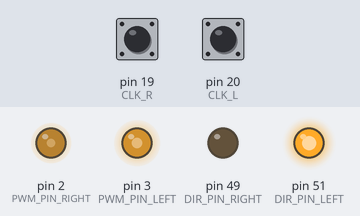
This sketch was run on a simulated Arduino Mega 2560, built with avr-gcc and run on an emulated ATmega2560. Shown: output pins drawn as LEDs (lit = HIGH). The test bench sets the inputs (shaded band); at power-on: pin 19 (CLK_R) HIGH, pin 20 (CLK_L) HIGH.

Above: at 0.1 s.
Timing chart, 0 to 1.6 s (numbered marks = the images above):
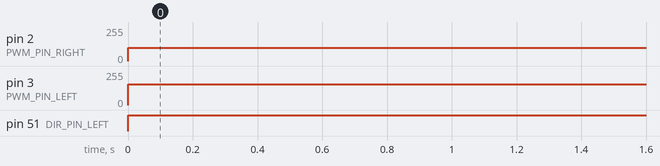

The sketch:

turning.ino
```cpp
#define DIR_PIN_RIGHT 49
#define PWM_PIN_RIGHT 2

#define DIR_PIN_LEFT 51
#define PWM_PIN_LEFT 3

// Входы поворотного энкодера
#define CLK_R 19
#define DT_R 18
#define CLK_L 20
#define DT_L 21

int counter_R = 0;
int currentStateCLK_R;
int lastStateCLK_R;

int counter_L = 0;
int currentStateCLK_L;
int lastStateCLK_L;

//переменная состояния
String state;
//текущее состояние
int target_R;
//целевое состояние
int target_L;

void setup() {
  // Устанавливаем пины на выход
  pinMode(DIR_PIN_RIGHT, OUTPUT);
  pinMode(DIR_PIN_LEFT, OUTPUT);

  // Устанавливаем контакты энкодера как входы
  pinMode(CLK_R, INPUT_PULLUP);
  pinMode(DT_R, INPUT_PULLUP);
  pinMode(CLK_L, INPUT_PULLUP);
  pinMode(DT_L, INPUT_PULLUP);

  // Считываем начальное состояние CLK
  lastStateCLK_R = digitalRead(CLK_R);
  lastStateCLK_L = digitalRead(CLK_L);

  // Вызов updateEncoder () при обнаружении любого изменения максимума/минимума при прерывании 0 (вывод 2) или прерывании 1 (вывод 3)
  attachInterrupt(4, updateEncoder_R, CHANGE);//19
  attachInterrupt(3, updateEncoder_L, CHANGE);//20

  //функция для поворота робота на заданный угол
  turn(180);
}

void loop() {
  //состояние при котором осуществляется поворот на право
  if (state == "turnRight") {
    rightEngineDriver(100);
    leftEngineDriver(-100);
    //если текущее состояние больше, целевого, то выполняется состояние остановки
    if (counter_R >= target_R && counter_L <= target_L) {
      state = "stop";
    }
  }
  //состояние при котором осуществляется поворот на лево
  if (state == "turnLeft") {
    rightEngineDriver(-100);
    leftEngineDriver(100);
    //если текущее состояние меньше, целевого, то выполняется состояние остановки
    if (counter_R <= target_R && counter_L >= target_L) {
      state = "stop";
    }
  }
  //состояние остановки
  if (state == "stop") {
    rightEngineDriver(0);
    leftEngineDriver(0);
  }
}

void turn (int angle) {
  //записываем состояние робота при повороте на право, лево
  if (angle > 0) {
    state = "turnRight";
  } else {
    state = "turnLeft";
  }
  //записываем целевое состояние ((ширина колеи * п) / 360 * 18 = 4) (18 дискрет = 1 см)
  target_R = counter_R + (angle * 4.1);
  target_L = counter_L - (angle * 4.1);
}

void updateEncoder_R() {
  // Считываем текущее состояние CLK_R
  currentStateCLK_R = digitalRead(CLK_R);
  // Если последнее и текущее состояние CLK_R различаются, то произошел импульс.
  // Реагируем только на одно изменение состояния, чтобы избежать двойного счета
  if (currentStateCLK_R != lastStateCLK_R  && currentStateCLK_R == 1) {
    // Если состояние DT_R отличается от состояния CLK_R, то
    // энкодер вращается против часовой стрелки, поэтому уменьшаем
    if (digitalRead(DT_R) != currentStateCLK_R) {
      counter_R --;
    } else {
      // Энкодер вращается по часовой стрелке, поэтому увеличиваем
      counter_R ++;
    }
  }
  // Запоминаем последнее состояние CLK_L
  lastStateCLK_R = currentStateCLK_R;
}

void updateEncoder_L() {
  // Считываем текущее состояние CLK
  currentStateCLK_L = digitalRead(CLK_L);
  // Если последнее и текущее состояние CLK различаются, то произошел импульс.
  // Реагируем только на одно изменение состояния, чтобы избежать двойного счета
  if (currentStateCLK_L != lastStateCLK_L  && currentStateCLK_L == 1) {
    // Если состояние DT отличается от состояния CLK, то
    // энкодер вращается против часовой стрелки, поэтому уменьшаем
    if (digitalRead(DT_L) != currentStateCLK_L) {
      counter_L --;
    } else {
      // Энкодер вращается по часовой стрелке, поэтому увеличиваем
      counter_L ++;
    }
  }
  // Запоминаем последнее состояние CLK
  lastStateCLK_L = currentStateCLK_L;
}

void rightEngineDriver(int a) {
  if (a >= 0) {
    digitalWrite(DIR_PIN_RIGHT, LOW);
    analogWrite(PWM_PIN_RIGHT, a);
  } else if (a < 0) {
    digitalWrite(DIR_PIN_RIGHT, HIGH);
    analogWrite(PWM_PIN_RIGHT, 255 + a);
  }
}

void leftEngineDriver(int a) {
  if (a >= 0) {
    digitalWrite(DIR_PIN_LEFT, LOW);
    analogWrite(PWM_PIN_LEFT, a);
  } else if (a < 0) {
    digitalWrite(DIR_PIN_LEFT, HIGH);
    analogWrite(PWM_PIN_LEFT, 255 + a);
  }
}
```

Measured:
- by itself, pin 2 (PWM_PIN_RIGHT): 0/255 → 100/255 at 0.00 s
- by itself, pin 3 (PWM_PIN_LEFT): 0/255 → 155/255 at 0.00 s
- by itself, pin 51 (DIR_PIN_LEFT): LOW → HIGH at 0.00 s
